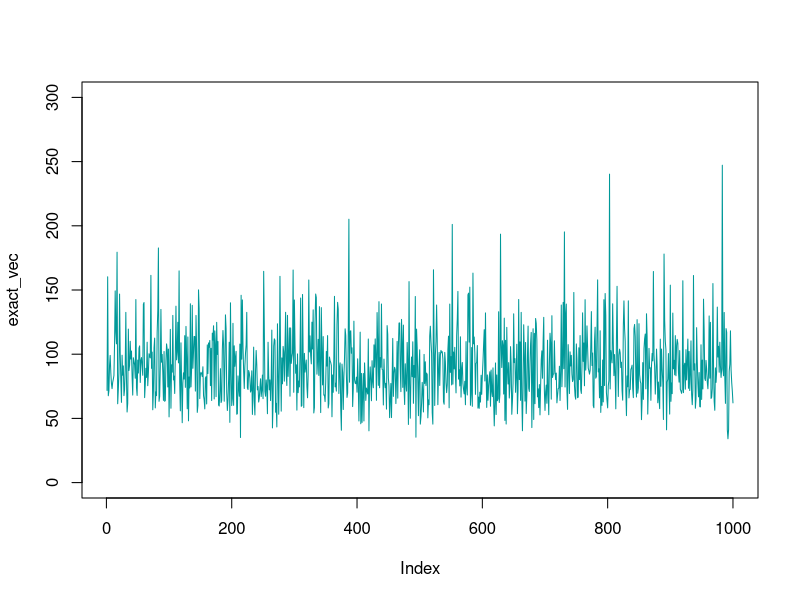
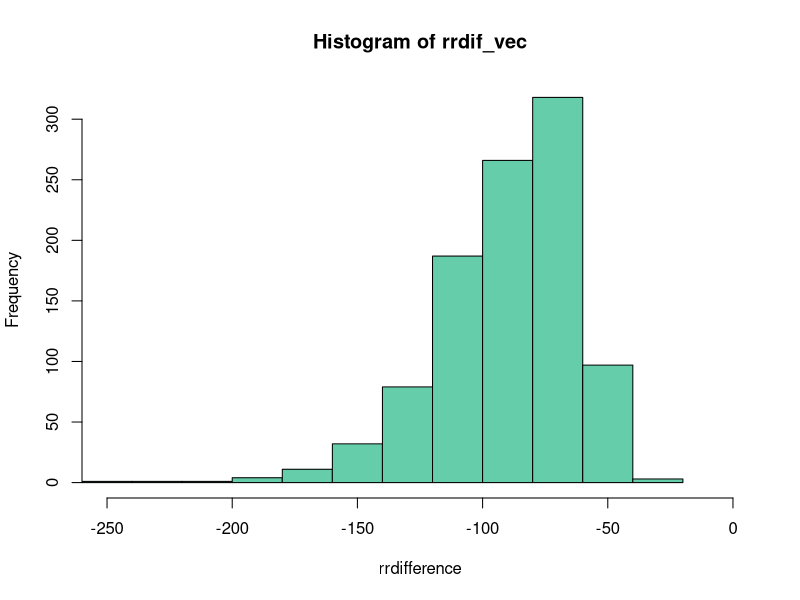

Recreate these plots in R, in order.
rm(list =ls())

library(ggplot2)

#µ = 12%, σ = 30% and S0 = 80, ∆t =1/52

u <- 0.12
o <- 0.3
S0 <- 80
dt <- 1/52
nperiods <- 52
time <- 0:52
set.seed(100) #random number generation
random_generation <- rnorm(nperiods) #the normal distribution
final_generation <- append(random_generation, 0, 0)

#1

#a.
exact_solution <- function(final_generation) {
  exact_vector <- rep(NA, nperiods+1)
  exact_vector[1] <- S0
  for(i in 1:52){
    exact_vector[i+1] <- exact_vector[i]*exp((((u-((o^2)/2))*dt)+o*(final_generation[i+1]-final_generation[i])))
  }
  return(exact_vector)
}

exact_result <- exact_solution(final_generation)


#b.
euler_solution <- function(final_generation) {
  euler_vector <- rep(NA, nperiods+1)
  euler_vector[1] <- S0
  for(i in 1:52){
    euler_vector[i+1] <- euler_vector[i] + u*euler_vector[i]*dt + o*euler_vector[i]*(final_generation[i+1]-final_generation[i])
  }
  return(euler_vector)
}
 euler_result <- euler_solution(final_generation)
 
 #c.
 milstein_solution <- function(x){
   milstein_vector <- rep(NA, nperiods+1)
   milstein_vector[1] <- S0
   for(i in 1:52){
     milstein_vector[i+1] <- milstein_vector[i] + u*milstein_vector[i]*dt + o*milstein_vector[i]*(final_generation[i+1]-final_generation[i]) + (1/2)*(o^2)*milstein_vector[i]*((final_generation[i+1]-final_generation[i])^2 - dt)
   }
   return(milstein_vector)
 }
 
 milstein_result <- milstein_solution(x)
 
 #d.
 binomial_solution <- function(x){
   binomial_vector <- rep(NA, nperiods+1)
   binomial_vector[1] <- S0
   for(i in 1:52){
     if(((u-o^2/2)*dt + o*(final_generation[i+1]-final_generation[i])) > 0){
       binomial_vector[i+1] <- binomial_vector[i] * exp(o*(sqrt(dt)))
     }
     else{
       binomial_vector[i+1] <- binomial_vector[i] * exp(-o*(sqrt(dt))) 
     }
   }
   return(binomial_vector)
 }
 
 binomial_result <- binomial_solution(x)
 
 #final dataframe
 final_dataframe <- data.frame(time, exact_result, euler_result, milstein_result, binomial_result)
 
 #plot
 
 fourPathGraph <- ggplot(final_dataframe, aes(x=time)) + 
   geom_line(aes(y=exact_result), color = "#FF99FF") + 
   geom_line(aes(y=euler_result), color = "#6999cc") + 
   geom_line(aes(y=milstein_result), color = "aquamarine") + 
   geom_line(aes(y=binomial_result), color = "burlywood")
 
 

 #2
 exact_1000 <- function(x){
   Exact_vec <- rep(NA,1000)
   for (i in 1:1000){
     set.seed(i)
     Exact_collection <- rnorm(nperiods)
     Exact_collection <- append(Exact_collection,0,0)
     Exact_result <- data.frame(time, exact_solution(Exact_collection))
     Exact_vec[i] <- Exact_result[53,2]
   }
   return(Exact_vec)
 }
 exact_vec <- exact_1000(x)
 plot(x=exact_vec, type = "l", ylim = c(0,300), col = "#009999")
 
 
 #3
 rrdif_1000 <- function(x){
   Euler_vec <- rep(NA,1000)
   Exact_vec <- rep(NA,1000)
   rr <- rep(NA,1000)
   for (i in 1:1000){
     set.seed(i)
     Euler_collection <- rnorm(nperiods)
     Euler_collection <- append(Euler_collection,0,0)
     Euler_result <- euler_solution(Euler_collection)
     Euler_vec[i] <- Euler_result[53]
     Exact_result <- data.frame(time, exact_solution(Euler_collection))
     Exact_vec[i] <- Exact_result[53,2]
     rr[i] <- Euler_vec[i] - Exact_vec[i]
   }
   return (rr)
 }
 rrdif_vec <- rrdif_1000(x)
 #Draw histogram
 hist(rrdif_vec,xlab="rrdifference",col="aquamarine3",border="black",xlim=c(-250,0))
 

 
 
 

 
 
 
 

